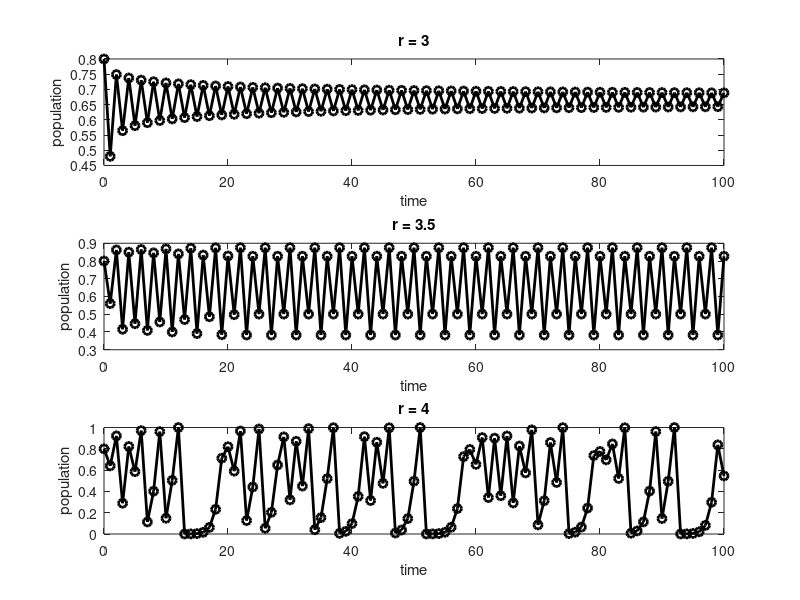

The MATLAB script that drew this image:
clear; close all; clc;


% Problem 1
A = [4 2; 1 -2];
B = [1 -3; 3 -2];
C = [1 -3 -2; 1 7 4];
D = [-1 -2; 4 1; 2 -3];

x = [1; -1];
y = [2; 1];
z = [1; -2; 4];

A1 = A + B;

A2 = 2 * x - 3 * y;

A3 = C.';

A4 = C * z + y;

A5 = A * B;

A6 = B * A;

A7 = D * A;

% Problem 2
A = zeros(16);
for j = 1 : 16
    for k = 1 : 16
        A(j, k) = 1/(j + k - 1);
    end
end
disp(A)
x = [16:-1:1].'

A8 = A * x;

A9 = A(1:3, 13:16);

A10 = [A(:, 4), A(:, 8)];

%Problem 3
sum1 = 0;
for k = 1:8000
    sum1 = sum1 + 0.25;
end
x1 = abs(2000-sum1);
disp(x1);

sum2 = 0;
for k = 1:10000
    sum2 = sum2 + 0.2;
end
x2 = abs(2000-sum2);
disp(x2);

sum3 = 0;
for k = 1:16000
    sum3 = sum3 + 0.125;
end
x3 = abs(2000-sum3);
disp(x3);

sum4 = 0;
for k = 1:20000
    sum4 = sum4 + 0.1;
end
x4 = abs(2000-sum4);
disp(x4);

%Problem 4
p = [1:101];
p(1) = 0.8;

for j = 1:3
    subplot(3,1,j)
    r = 3 + 0.5 * (j-1);
    for k = 2:101
        p(k) = r * p(k-1)*(1-p(k-1));
    end
    time = [0:100];
    plot(time, p, 'ko-', 'Linewidth', [2])

    xlabel('time')
    ylabel('population')
    title(['r = ' num2str(r)])
end
print('HW1_fig1.png','-dpng')



% subplot(3,1,1)
% r1 = 3;
% for k = 2:101
%     p(k) = r1 * p(k-1)*(1-p(k-1));
% end
% disp(p);
% time = [0:100];
% plot(time, p, 'ko-', 'Linewidth', [2])
% 
% xlabel('time')
% ylabel('population')
% title('r = 3')
% 
% subplot(3,1,2)
% r2 = 3.5
% for k = 2:101
%     p(k) = r2 * p(k-1)*(1-p(k-1));
% end
% disp(p);
% time = [0:100];
% plot(time, p, 'ko-', 'Linewidth', [2])
% 
% xlabel('time')
% ylabel('population')
% title('r = 3.5')
% 
% subplot(3,1,3)
% r3 = 4
% for k = 2:101
%     p(k) = r3 * p(k-1)*(1-p(k-1));
% end
% disp(p);
% time = [0:100];
% plot(time, p, 'ko-', 'Linewidth', [2])
% 
% xlabel('time')
% ylabel('population')
% title('r = 4')

xx = 0:.1:1
yy= linspace(0,1,10)